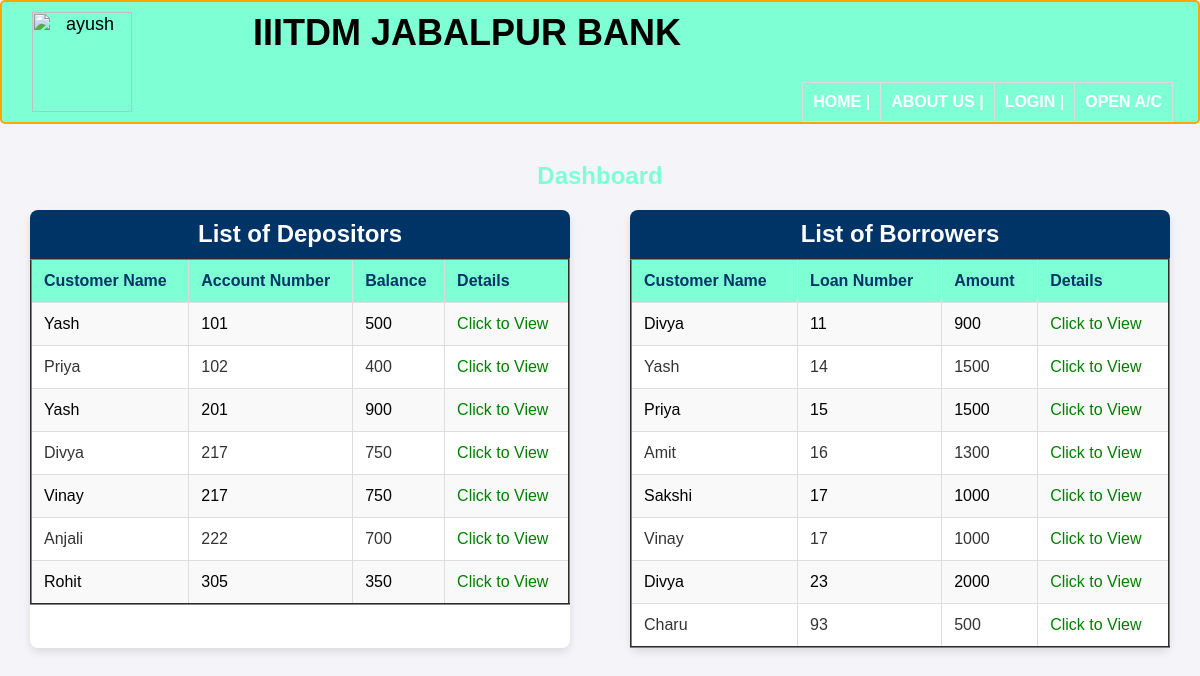
Page /dashboard.php on the committed database.
### tables this page shows
CREATE TABLE depositor (
  customer_name VARCHAR(15) NOT NULL,
  account_number INTEGER(8) NOT NULL,
  PRIMARY KEY (customer_name, account_number),
  FOREIGN KEY (customer_name) REFERENCES customer(customer_name),
  FOREIGN KEY (account_number) REFERENCES account(account_number)
);

CREATE TABLE customer (
  customer_name VARCHAR(15) NOT NULL,
  customer_street VARCHAR(15),
  customer_city VARCHAR(15) NOT NULL,
  PRIMARY KEY (customer_name)
);

CREATE TABLE account (
  account_number INTEGER(8) NOT NULL,
  branch_name VARCHAR(15) NOT NULL,
  balance INTEGER(8) NOT NULL,
  date DATE NOT NULL,
  PRIMARY KEY (account_number),
  FOREIGN KEY (branch_name) REFERENCES branch(branch_name)
);

CREATE TABLE borrower (
  customer_name VARCHAR(15) NOT NULL,
  loan_number INTEGER(8) NOT NULL,
  PRIMARY KEY (customer_name, loan_number),
  FOREIGN KEY (customer_name) REFERENCES customer(customer_name),
  FOREIGN KEY (loan_number) REFERENCES loan(loan_number)
);

CREATE TABLE loan (
  loan_number INTEGER(8) NOT NULL,
  branch_name VARCHAR(15) NOT NULL,
  amount INTEGER(8) NOT NULL,
  PRIMARY KEY (loan_number),
  FOREIGN KEY (branch_name) REFERENCES branch(branch_name)
);

### dashboard.php (the view, shortened to what this page needs)
<?php
$servername = "localhost";
$username = "root";
$password = "";
$dbname = "23bcs048";
$conn = new mysqli($servername, $username, $password, $dbname);
$sql = "SELECT d.customer_name, a.account_number, a.balance, c.customer_name, c.customer_street, c.customer_city
        FROM depositor d
        JOIN account a ON d.account_number = a.account_number
        JOIN customer c ON d.customer_name = c.customer_name";
$result = $conn->query($sql);
$depositorsArray = array();
if ($result->num_rows > 0) {
    while($row = $result->fetch_assoc()) {
        $depositorsArray[] = array(
            'customer_name' => $row['customer_name'],
            'account_number' => $row['account_number'],
            'balance' => $row['balance'],
        );
    }
} else {
    echo "No data found in Depositors table";
}
$sql = "SELECT b.customer_name, b.loan_number, l.amount
        FROM borrower b
        INNER JOIN loan l ON b.loan_number = l.loan_number";
$result = $conn->query($sql);
$borrowersArray = array();
if (!$result) {
    echo "Error: " . $conn->error;
} else {
    $borrowersArray = array();
    if ($result->num_rows > 0) {
        while($row = $result->fetch_assoc()) {
            $borrowersArray[] = array(
                'customer_name' => $row['customer_name'],
                'loan_number' => $row['loan_number'],
                'amount' => $row['amount'],
            );
        }
    } else {
        echo "No data found in Borrower table";
    }
}
?>
<html>
<head>
    <link rel="stylesheet" href="projectstyle.css">
</head>
<body>
<div class="head">
    <div class="logo">
        <img src="https://tse3.mm.bing.net/th?id=OIP.RwbDI3oqpQUipmrdPG9q6gHaFj&pid=Api&P=0&h=180" alt="ayush"/>
    </div>
    <h1 class="gui">
        <b>IIITDM JABALPUR BANK</b>
    </h1>
    <div class="gty">
        <table>
            <tr>
                <td><a href="project.html">HOME <b>|</b></a></td>
                <td><a href="project.html">ABOUT US <b>|</b></a></td>
                <td><a href="login.html">LOGIN <b>|</b></a></td>
                <td><a href="account.html">OPEN A/C</a></td>
            </tr>
        </table>
    </div>
</div>
<br />
<div class="dashboard-title">
    <h2>Dashboard</h2>
</div>
<div class="tables">
    <div class="table-container">
        <h2>List of Depositors</h2>
        <table border="2">
            <tr>
                <th>Customer Name</th>
                <th>Account Number</th>
                <th>Balance</th>
                <th>Details</th>
            </tr>
            <?php foreach($depositorsArray as $depositor) { ?>
            <tr>
                <td><?php echo $depositor['customer_name']; ?></td>
                <td><?php echo $depositor['account_number']; ?></td>
                <td><?php echo $depositor['balance']; ?></td>
                <td><a href="depositor.php?customer_name=<?php echo $depositor['customer_name']; ?>">Click to View</a></td>
            </tr>
            <?php } ?>
        </table>
    </div>
    <div class="table-container">
        <h2>List of Borrowers</h2>
        <table border="2">
            <tr>
                <th>Customer Name</th>
                <th>Loan Number</th>
                <th>Amount</th>
                <th>Details</th>
            </tr>
            <?php foreach($borrowersArray as $borrower) { ?>
            <tr>
                <td><?php echo $borrower['customer_name']; ?></td>
                <td><?php echo $borrower['loan_number']; ?></td>
                <td><?php echo $borrower['amount']; ?></td>
                <td><a href="borrower.php?customer_name=<?php echo $borrower['customer_name']; ?>">Click to View</a></td>
            </tr>
            <?php } ?>
        </table>
    </div>
</div>
</body>
</html>

### projectstyle.css (style rules this page uses)
.head { border: 2px solid orange; background-color: aquamarine; border-radius: 5px; height: 100px; padding-top: 10px; font-size: large; display: flex; justify-content: space-between; }
.logo { justify-content: center; display: flex; padding-bottom: 10px; padding-left: 10px; }
.gty { padding-top: 70px; padding-right: 5px; color: black; }
a:link { color: green; background-color: transparent; text-decoration: none; }
body { background-image: url(https://img.freepik.com/free-vector/graph-chart-with-moving-up-arrow-stock-market-financial-investment-diagram-blue-background_56104-1814.jpg?size=626&ext=jpg) ; color: aquamarine; background-attachment: fixed; background-size: cover ; }
.gui { color: black; }

### dashboard.php (style rules this page uses)
body { font-family: Arial, sans-serif; color: #333; background-color: #f4f4f9; margin: 0; padding: 0; }
.head { background: aquamarine; color: black; padding: 10px 20px; text-align: center; }
.logo img { height: 100px; }
.gui { margin: 0; }
.gty table { width: 100%; border-spacing: 0; }
.gty td { padding: 10px; }
.gty a { color: #fff; text-decoration: none; font-weight: bold; }
.dashboard-title { text-align: center; margin: 20px 0; }
.dashboard-title h2 { font-size: 24px; color: aquamarine; margin: 0; }
.tables { display: flex; justify-content: space-around; flex-wrap: wrap; }
.table-container { margin-bottom: 20px; width: 45%; background-color: #fff; border-radius: 8px; box-shadow: 0 4px 8px rgba(0,0,0,0.1); }
.table-container h2 { background-color: #003366; color: #fff; padding: 10px; margin: 0; border-radius: 8px 8px 0 0; text-align: center; }
table { width: 100%; border-collapse: collapse; }
th, td { border: 1px solid #ddd; padding: 12px; text-align: left; }
th { background-color: aquamarine; color: #003366; }
tr:nth-child(even) { background-color: #f9f9f9; color: black; }

### rows in the picture
depositor: customer_name.customer_name "Yash", account_number.account_number "101", account_number.balance "500"
depositor: customer_name.customer_name "Priya", account_number.account_number "102", account_number.balance "400"
depositor: customer_name.customer_name "Yash", account_number.account_number "201", account_number.balance "900"
depositor: customer_name.customer_name "Divya", account_number.account_number "217", account_number.balance "750"
depositor: customer_name.customer_name "Vinay", account_number.account_number "217", account_number.balance "750"
depositor: customer_name.customer_name "Anjali", account_number.account_number "222", account_number.balance "700"
depositor: customer_name.customer_name "Rohit", account_number.account_number "305", account_number.balance "350"
borrower: customer_name "Divya", loan_number "11", loan_number.amount "900"
borrower: customer_name "Yash", loan_number "14", loan_number.amount "1500"
borrower: customer_name "Priya", loan_number "15", loan_number.amount "1500"
borrower: customer_name "Amit", loan_number "16", loan_number.amount "1300"
borrower: customer_name "Sakshi", loan_number "17", loan_number.amount "1000"
borrower: customer_name "Vinay", loan_number "17", loan_number.amount "1000"
borrower: customer_name "Divya", loan_number "23", loan_number.amount "2000"
borrower: customer_name "Charu", loan_number "93", loan_number.amount "500"
